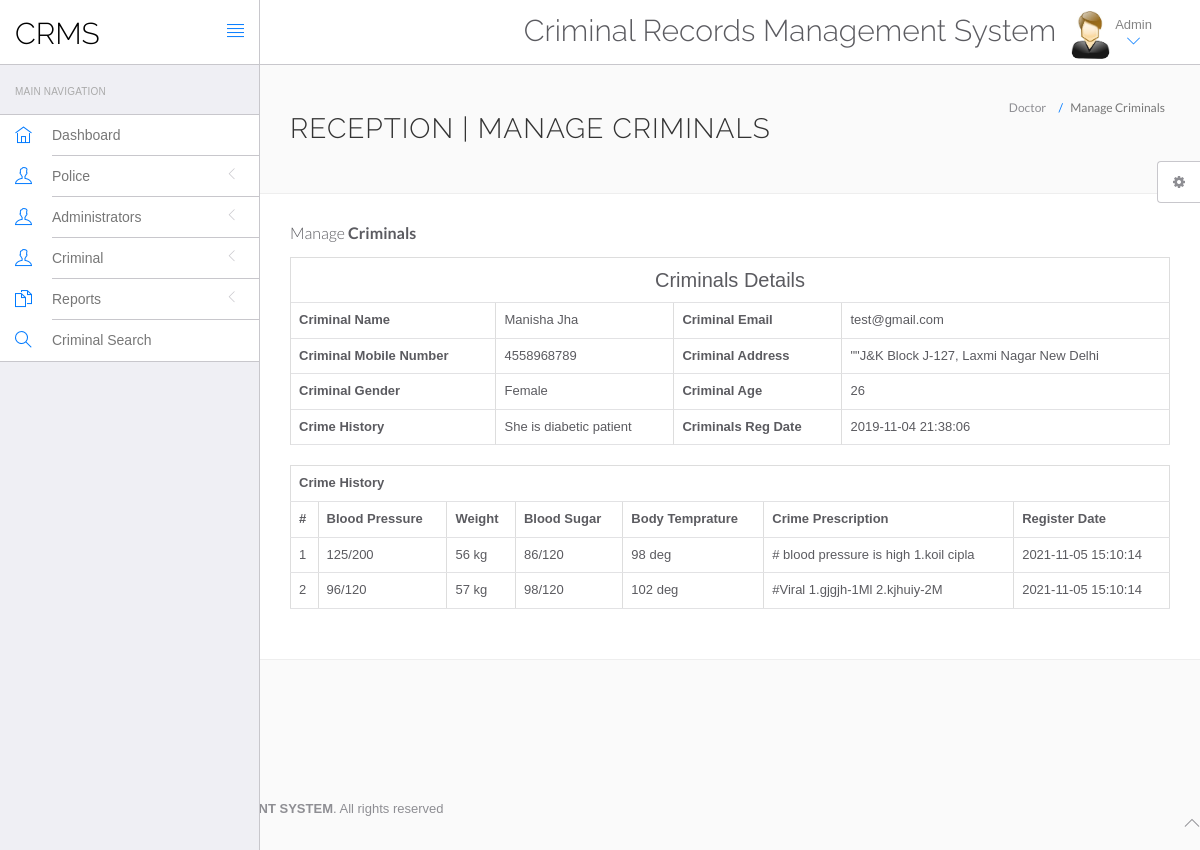
The page /hms/admin/view-criminals.php?viewid=1 (signed in) on the database its author committed.
### tables this page shows
CREATE TABLE IF NOT EXISTS `tblpatient` (

  `ID` int NOT NULL AUTO_INCREMENT,
  `Docid` int DEFAULT NULL,

  `PatientName` varchar(200) DEFAULT NULL,
  `PatientContno` bigint DEFAULT NULL,
  `PatientEmail` varchar(200) DEFAULT NULL,
  `PatientGender` varchar(50) DEFAULT NULL,
  `PatientAdd` mediumtext,

  `PatientAge` int DEFAULT NULL,
  `PatientMedhis` mediumtext,
  `CreationDate` timestamp NULL DEFAULT CURRENT_TIMESTAMP,
  `UpdationDate` timestamp NULL DEFAULT NULL ON UPDATE CURRENT_TIMESTAMP,
  PRIMARY KEY (`ID`)
);

CREATE TABLE IF NOT EXISTS `tblmedicalhistory` (

  `ID` int(10) NOT NULL AUTO_INCREMENT,
  `PatientID` int(10) DEFAULT NULL,

  `BloodPressure` varchar(200) DEFAULT NULL,
  `BloodSugar` varchar(200) NOT NULL,
  `Weight` varchar(100) DEFAULT NULL,
  `Temperature` varchar(200) DEFAULT NULL,
  `MedicalPres` mediumtext,
  `CreationDate` timestamp NOT NULL DEFAULT CURRENT_TIMESTAMP ON UPDATE CURRENT_TIMESTAMP,
  PRIMARY KEY (`ID`)
);

### hms/admin/view-criminals.php (the view, shortened to what this page needs)
<?php
include('include/config.php');
?>
<!DOCTYPE html>
<html lang="en">
	<head>
		<link rel="stylesheet" href="vendor/bootstrap/css/bootstrap.min.css">
		<link rel="stylesheet" href="vendor/fontawesome/css/font-awesome.min.css">
		<link rel="stylesheet" href="vendor/themify-icons/themify-icons.min.css">
		<link href="vendor/animate.css/animate.min.css" rel="stylesheet" media="screen">
		<link href="vendor/perfect-scrollbar/perfect-scrollbar.min.css" rel="stylesheet" media="screen">
		<link href="vendor/switchery/switchery.min.css" rel="stylesheet" media="screen">
		<link href="vendor/bootstrap-touchspin/jquery.bootstrap-touchspin.min.css" rel="stylesheet" media="screen">
		<link href="vendor/select2/select2.min.css" rel="stylesheet" media="screen">
		<link href="vendor/bootstrap-datepicker/bootstrap-datepicker3.standalone.min.css" rel="stylesheet" media="screen">
		<link href="vendor/bootstrap-timepicker/bootstrap-timepicker.min.css" rel="stylesheet" media="screen">
		<link rel="stylesheet" href="assets/css/styles.css">
		<link rel="stylesheet" href="assets/css/plugins.css">
		<link rel="stylesheet" href="assets/css/themes/theme-1.css" id="skin_color" />
	</head>
	<body>
		<div id="app">
<?php include('include/sidebar.php');?>
<div class="app-content">
<?php include('include/header.php');?>
<div class="main-content" >
<div class="wrap-content container" id="container">
<section id="page-title">
<div class="row">
<div class="col-sm-8">
<h1 class="mainTitle">Reception | Manage Criminals</h1>
</div>
<ol class="breadcrumb">
<li>
<span>Doctor</span>
</li>
<li class="active">
<span>Manage Criminals</span>
</li>
</ol>
</div>
</section>
<div class="container-fluid container-fullw bg-white">
<div class="row">
<div class="col-md-12">
<h5 class="over-title margin-bottom-15">Manage <span class="text-bold">Criminals</span></h5>
<?php
                               $vid=$_GET['viewid'];
                               $ret=mysqli_query($con,"select * from tblpatient where ID='$vid'");
$cnt=1;
while ($row=mysqli_fetch_array($ret)) {
                               ?>
<table border="1" class="table table-bordered">
 <tr align="center">
<td colspan="4" style="font-size:20px;color:blue">
Criminals Details</td></tr>
    <tr>
    <th scope>Criminal Name</th>
    <td><?php  echo $row['PatientName'];?></td>
    <th scope>Criminal Email</th>
    <td><?php  echo $row['PatientEmail'];?></td>
  </tr>
  <tr>
    <th scope>Criminal Mobile Number</th>
    <td><?php  echo $row['PatientContno'];?></td>
    <th>Criminal Address</th>
    <td><?php  echo $row['PatientAdd'];?></td>
  </tr>
    <tr>
    <th>Criminal Gender</th>
    <td><?php  echo $row['PatientGender'];?></td>
    <th>Criminal Age</th>
    <td><?php  echo $row['PatientAge'];?></td>
  </tr>
  <tr>
    <th>Crime History</th>
    <td><?php  echo $row['PatientMedhis'];?></td>
     <th>Criminals Reg Date</th>
    <td><?php  echo $row['CreationDate'];?></td>
  </tr>
<?php }?>
</table>
<?php
$ret=mysqli_query($con,"select * from tblmedicalhistory  where PatientID='$vid'");
 ?>
<table id="datatable" class="table table-bordered dt-responsive nowrap" style="border-collapse: collapse; border-spacing: 0; width: 100%;">
  <tr align="center">
   <th colspan="8" >Crime History</th>
  </tr>
  <tr>
    <th>#</th>
<th>Blood Pressure</th>
<th>Weight</th>
<th>Blood Sugar</th>
<th>Body Temprature</th>
<th>Crime Prescription</th>
<th>Register Date</th>
</tr>
<?php
while ($row=mysqli_fetch_array($ret)) {
  ?>
<tr>
  <td><?php echo $cnt;?></td>
 <td><?php  echo $row['BloodPressure'];?></td>
 <td><?php  echo $row['Weight'];?></td>
 <td><?php  echo $row['BloodSugar'];?></td>
  <td><?php  echo $row['Temperature'];?></td>
  <td><?php  echo $row['MedicalPres'];?></td>
  <td><?php  echo $row['CreationDate'];?></td>
</tr>
<?php $cnt=$cnt+1;} ?>
</table>
</div>
</div>
</div>
</div>
</div>
</div>
</div>
	<?php include('include/footer.php');?>
	<?php include('include/setting.php');?>
	</body>
</html>

### hms/admin/assets/css/themes/theme-1.css (style rules this page uses)
body { background: #FAFAFA; }

### rows shown on the page
tblpatient: PatientName "Manisha Jha", PatientEmail "test@gmail.com", PatientContno "4558968789", PatientAdd "\"\"J&K Block J-127, Laxmi Nagar New Delhi", PatientGender "Female", PatientAge "26", PatientMedhis "She is diabetic patient", CreationDate "2019-11-04 21:38:06"
tblmedicalhistory: BloodPressure "125/200", Weight "56 kg", BloodSugar "86/120", Temperature "98 deg", MedicalPres "# blood pressure is high 1.koil cipla", CreationDate "2021-11-05 15:10:14"
tblmedicalhistory: BloodPressure "96/120", Weight "57 kg", BloodSugar "98/120", Temperature "102 deg", MedicalPres "#Viral 1.gjgjh-1Ml 2.kjhuiy-2M", CreationDate "2021-11-05 15:10:14"
